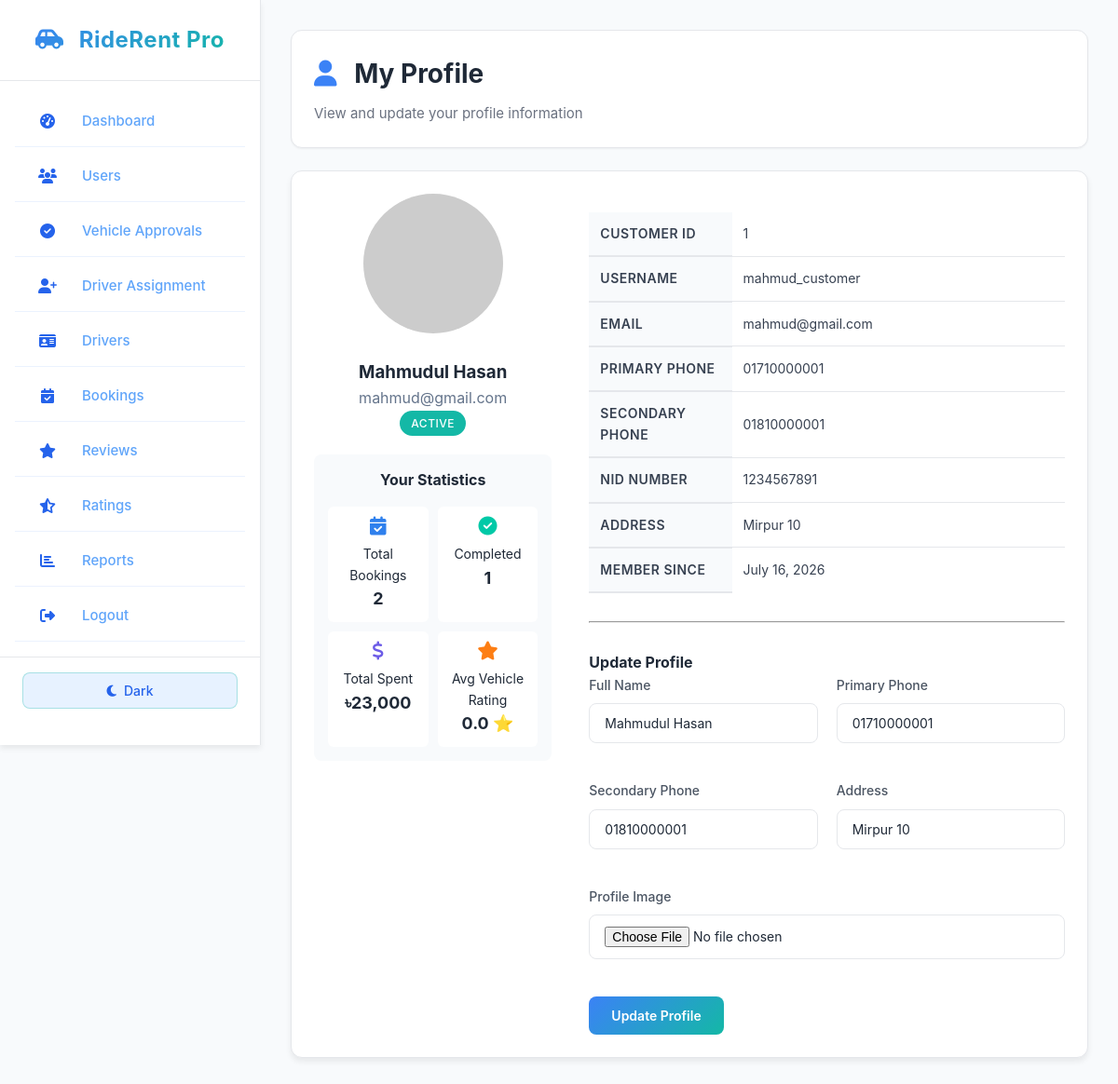
/customer/profile.php (signed in), run on the app's committed database.
### tables this page shows
CREATE TABLE `customer` (
  `customer_id` int(11) NOT NULL,
  `full_name` varchar(100) NOT NULL,
  `username` varchar(50) NOT NULL,
  `email` varchar(100) NOT NULL,
  `phone_1` varchar(20) NOT NULL,
  `phone_2` varchar(20) DEFAULT NULL,
  `password` varchar(255) NOT NULL,
  `nid_number` varchar(50) DEFAULT NULL,
  `nid_photo` varchar(255) DEFAULT NULL,
  `address` varchar(255) DEFAULT NULL,
  `profile_image` varchar(255) DEFAULT NULL,
  `status` varchar(20) DEFAULT 'Active',
  `created_at` timestamp NOT NULL DEFAULT current_timestamp()
);

### customer/profile.php (the view, shortened to what this page needs)
<?php
require_once __DIR__ . '/../config/database.php';
$customer_id = $_SESSION['customer_id'];
$customerInfo = mysqli_fetch_assoc(mysqli_query($conn, "SELECT * FROM customer WHERE customer_id = '$customer_id'"));
$total_bookings = 0;
$completed_bookings = 0;
$total_spent = 0;
$avg_vehicle_rating = 0;
$bookings_query = mysqli_query($conn, "SELECT b.*, v.rating as vehicle_rating FROM booking b
    LEFT JOIN vehicle v ON b.vehicle_id = v.vehicle_id
    WHERE b.customer_id = '$customer_id'");
if($bookings_query) {
    $total_bookings = mysqli_num_rows($bookings_query);
    while($booking = mysqli_fetch_assoc($bookings_query)) {
        if($booking['booking_status'] == 'Completed') {
            $completed_bookings++;
        }
        if($booking['payment_status'] == 'Paid') {
            $total_spent += $booking['total_price'];
        }
    }
}
$active_page = 'My Profile';
?>
<!DOCTYPE html>
<html lang="en">
<head>
    <link rel="stylesheet" href="../assets/css/new-theme.css">
    <link rel="stylesheet" href="https://cdnjs.cloudflare.com/ajax/libs/font-awesome/6.4.0/css/all.min.css">
</head>
<body>
<div class="dashboard-container">
    <?php require_once __DIR__ . '/../includes/sidebar.php'; ?>
    <div class="main-content">
        <div class="page-header">
            <h1><i class="fas fa-user"></i> My Profile</h1>
            <p>View and update your profile information</p>
        </div>
        <div class="card">
            <div class="card-body" style="display: grid; grid-template-columns: 1fr 2fr; gap: 40px;">
                <div style="text-align: center;">
                    <?php if(!empty($customerInfo['profile_image'])) { ?>
                        <img src="../assets/uploads/<?php echo $customerInfo['profile_image']; ?>" style="width: 150px; height: 150px; border-radius: 50%; object-fit: cover; margin-bottom: 20px;">
                    <?php } else { ?>
                        <img src="https://via.placeholder.com/150x150?text=Customer" style="width: 150px; height: 150px; border-radius: 50%; object-fit: cover; margin-bottom: 20px;">
                    <?php } ?>
                    <h3><?php echo $customerInfo['full_name']; ?></h3>
                    <p style="color: var(--medium-gray);"><?php echo $customerInfo['email']; ?></p>
                    <p><span class="badge badge-success"><?php echo $customerInfo['status']; ?></span></p>
                    <div style="margin-top: 20px; padding: 15px; background: var(--off-white); border-radius: var(--radius-md);">
                        <h4 style="margin-bottom: 15px;">Your Statistics</h4>
                        <div style="display: grid; grid-template-columns: 1fr 1fr; gap: 10px;">
                            <div style="text-align: center; padding: 10px; background: white; border-radius: var(--radius-sm);">
                                <i class="fas fa-calendar-check" style="color: #2F80ED; font-size: 20px;"></i>
                                <p style="margin: 5px 0 0 0; font-size: 14px;">Total Bookings</p>
                                <strong style="font-size: 18px;"><?php echo $total_bookings; ?></strong>
                            </div>
                            <div style="text-align: center; padding: 10px; background: white; border-radius: var(--radius-sm);">
                                <i class="fas fa-check-circle" style="color: #00C9A7; font-size: 20px;"></i>
                                <p style="margin: 5px 0 0 0; font-size: 14px;">Completed</p>
                                <strong style="font-size: 18px;"><?php echo $completed_bookings; ?></strong>
                            </div>
                            <div style="text-align: center; padding: 10px; background: white; border-radius: var(--radius-sm);">
                                <i class="fas fa-dollar-sign" style="color: #6C5CE7; font-size: 20px;"></i>
                                <p style="margin: 5px 0 0 0; font-size: 14px;">Total Spent</p>
                                <strong style="font-size: 18px;">৳<?php echo number_format($total_spent); ?></strong>
                            </div>
                            <div style="text-align: center; padding: 10px; background: white; border-radius: var(--radius-sm);">
                                <i class="fas fa-star" style="color: #FD7E14; font-size: 20px;"></i>
                                <p style="margin: 5px 0 0 0; font-size: 14px;">Avg Vehicle Rating</p>
                                <strong style="font-size: 18px;"><?php echo number_format($avg_vehicle_rating, 1); ?> ⭐</strong>
                            </div>
                        </div>
                    </div>
                </div>
                <div>
                    <table style="width: 100%; margin-top: 20px;">
                        <tr>
                            <th style="width: 30%; padding: 12px; background: var(--off-white); color: var(--dark-gray); font-weight: 600;">Customer ID</th>
                            <td style="padding: 12px; color: var(--dark-gray);"><?php echo $customerInfo['customer_id']; ?></td>
                        </tr>
                        <tr>
                            <th style="padding: 12px; background: var(--off-white); color: var(--dark-gray); font-weight: 600;">Username</th>
                            <td style="padding: 12px; color: var(--dark-gray);"><?php echo $customerInfo['username']; ?></td>
                        </tr>
                        <tr>
                            <th style="padding: 12px; background: var(--off-white); color: var(--dark-gray); font-weight: 600;">Email</th>
                            <td style="padding: 12px; color: var(--dark-gray);"><?php echo $customerInfo['email']; ?></td>
                        </tr>
                        <tr>
                            <th style="padding: 12px; background: var(--off-white); color: var(--dark-gray); font-weight: 600;">Primary Phone</th>
                            <td style="padding: 12px; color: var(--dark-gray);"><?php echo $customerInfo['phone_1']; ?></td>
                        </tr>
                        <tr>
                            <th style="padding: 12px; background: var(--off-white); color: var(--dark-gray); font-weight: 600;">Secondary Phone</th>
                            <td style="padding: 12px; color: var(--dark-gray);"><?php echo $customerInfo['phone_2'] ? $customerInfo['phone_2'] : 'N/A'; ?></td>
                        </tr>
                        <tr>
                            <th style="padding: 12px; background: var(--off-white); color: var(--dark-gray); font-weight: 600;">NID Number</th>
                            <td style="padding: 12px; color: var(--dark-gray);"><?php echo $customerInfo['nid_number'] ? $customerInfo['nid_number'] : 'N/A'; ?></td>
                        </tr>
                        <tr>
                            <th style="padding: 12px; background: var(--off-white); color: var(--dark-gray); font-weight: 600;">Address</th>
                            <td style="padding: 12px; color: var(--dark-gray);"><?php echo $customerInfo['address'] ? $customerInfo['address'] : 'N/A'; ?></td>
                        </tr>
                        <tr>
                            <th style="padding: 12px; background: var(--off-white); color: var(--dark-gray); font-weight: 600;">Member Since</th>
                            <td style="padding: 12px; color: var(--dark-gray);"><?php echo date('F j, Y', strtotime($customerInfo['created_at'])); ?></td>
                        </tr>
                    </table>
                    <hr style="margin: 30px 0;">
                    <h4>Update Profile</h4>
                    <form method="POST" enctype="multipart/form-data" style="display: grid; grid-template-columns: 1fr 1fr; gap: 20px;">
                        <div class="form-group">
                            <label class="form-label">Full Name</label>
                            <input type="text" name="full_name" class="form-control" value="<?php echo $customerInfo['full_name']; ?>" required>
                        </div>
                        <div class="form-group">
                            <label class="form-label">Primary Phone</label>
                            <input type="text" name="phone_1" class="form-control" value="<?php echo $customerInfo['phone_1']; ?>" required>
                        </div>
                        <div class="form-group">
                            <label class="form-label">Secondary Phone</label>
                            <input type="text" name="phone_2" class="form-control" value="<?php echo $customerInfo['phone_2']; ?>">
                        </div>
                        <div class="form-group">
                            <label class="form-label">Address</label>
                            <input type="text" name="address" class="form-control" value="<?php echo $customerInfo['address']; ?>">
                        </div>
                        <div class="form-group" style="grid-column: span 2;">
                            <label class="form-label">Profile Image</label>
                            <input type="file" name="profile_image" class="form-control">
                        </div>
                        <div style="grid-column: span 2;">
                            <button type="submit" name="update_profile" class="btn btn-primary">Update Profile</button>
                        </div>
                    </form>
                </div>
            </div>
        </div>
    </div>
</div>
</body>
</html>

### includes/sidebar.php (shortened to what this page needs)
<?php
$role = get_user_role();
$sidebar_items = [];
switch($role) {
    case 'admin':
        $sidebar_items = [
            ['icon' => 'fas fa-tachometer-alt', 'text' => 'Dashboard', 'link' => 'dashboard.php'],
            ['icon' => 'fas fa-users', 'text' => 'Users', 'link' => 'users.php'],
            ['icon' => 'fas fa-check-circle', 'text' => 'Vehicle Approvals', 'link' => 'vehicle_approvals.php'],
            ['icon' => 'fas fa-user-plus', 'text' => 'Driver Assignment', 'link' => 'driver_assignment.php'],
            ['icon' => 'fas fa-id-card', 'text' => 'Drivers', 'link' => 'drivers.php'],
            ['icon' => 'fas fa-calendar-check', 'text' => 'Bookings', 'link' => 'bookings.php'],
            ['icon' => 'fas fa-star', 'text' => 'Reviews', 'link' => 'reviews.php'],
            ['icon' => 'fas fa-star-half-alt', 'text' => 'Ratings', 'link' => 'ratings.php'],
            ['icon' => 'fas fa-chart-bar', 'text' => 'Reports', 'link' => 'reports.php'],
        ];
        break;
}
?>
<div class="sidebar">
    <div class="sidebar-header">
        <h2><i class="fas fa-car-side"></i> RideRent Pro</h2>
    </div>
    <div class="sidebar-nav">
        <ul>
            <?php foreach ($sidebar_items as $index => $item): ?>
                <li>
                    <a href="<?php echo $item['link']; ?>" class="<?php echo (isset($active_page) && $active_page === $item['text']) ? 'active' : ''; ?>">
                        <i class="<?php echo $item['icon']; ?>"></i> <?php echo $item['text']; ?>
                    </a>
                </li>
            <?php endforeach; ?>
            <li>
                <a href="../auth/logout.php">
                    <i class="fas fa-sign-out-alt"></i> Logout
                </a>
            </li>
        </ul>
    </div>
    <div class="sidebar-footer">
        <button class="theme-toggle" onclick="toggleTheme()" style="width: 100%; justify-content: center;">
            <i class="fas fa-moon"></i>
            <span>Dark Mode</span>
        </button>
    </div>
</div>

### data on the page
customer: full_name "Mahmudul Hasan", email "mahmud@gmail.com", status "ACTIVE", customer_id "1", username "mahmud_customer", phone_1 "01710000001", phone_2 "01810000001", nid_number "1234567891", address "Mirpur 10", created_at "July 16, 2026"

### other printed values
$item['text'] "Dashboard"
$item['text'] "Users"
$item['text'] "Vehicle Approvals"
$item['text'] "Driver Assignment"
$item['text'] "Drivers"
$item['text'] "Bookings"
$item['text'] "Reviews"
$item['text'] "Ratings"
$item['text'] "Reports"
$total_bookings "2"
$completed_bookings "1"
$total_spent "23,000"
$avg_vehicle_rating "0.0"
